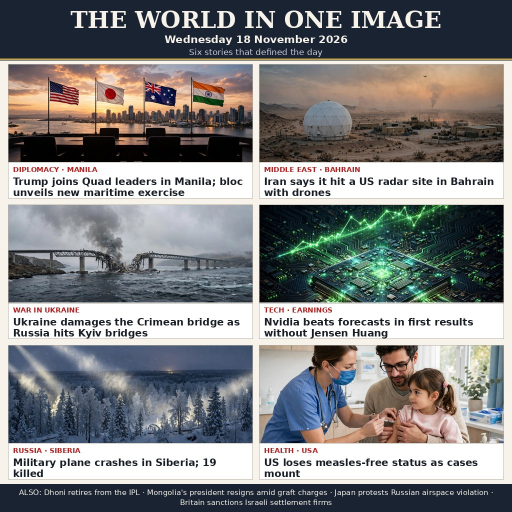
#> input picture entry.png, 1024 x 1024 px, given in place of ation-panel-quad-0-dc021daf-8b96-4872-a96f-768fed29403f.webp, which was not available (shown at 1/2 size)
$ python compose.py
#> lines starting #> are read from the running program, lines starting #| are printed output that depends on the picture
#!/usr/bin/env python3
"""Assemble entry.png: a one-page newspaper front page summing up
Wednesday 18 November 2026 in six illustrated stories.

Layout (1024x1024): a dark masthead band, a 2x3 grid of story panels
(illustration on top, kicker + headline caption below), and a dark
footer strip with the day's other headlines.
"""

import os
import textwrap

from PIL import Image, ImageDraw, ImageFont

HERE = os.path.dirname(os.path.abspath(__file__))
ASSETS = os.path.join(HERE, "assets")
OUT = os.path.join(HERE, "entry.png")

W, H = 1024, 1024
HEADER_H = 120
FOOTER_H = 56
MARGIN = 16
GUTTER = 12

PAPER = (247, 243, 234)      # warm newsprint
INK = (24, 28, 36)          # near-black
HEADER_BG = (26, 35, 50)    # deep navy
HEADER_FG = (247, 243, 234)
KICKER_RED = (185, 28, 28)
ACCENT_GOLD = (198, 160, 72)    # thin rule under the masthead
PANEL_BG = (255, 255, 255)
RULE = (180, 175, 162)

FONT_DIR = "/usr/share/fonts/truetype/dejavu"


def font(name, size):
    return ImageFont.truetype(os.path.join(FONT_DIR, name), size)


F_MASTHEAD = font("DejaVuSerif-Bold.ttf", 46)
F_DATE = font("DejaVuSans-Bold.ttf", 21)
F_SUB = font("DejaVuSans.ttf", 17)
F_KICKER = font("DejaVuSans-Bold.ttf", 14)
F_HEAD = font("DejaVuSans-Bold.ttf", 20)
F_FOOT = font("DejaVuSans.ttf", 15)

PANELS = [
    ("media-generation-panel-quad-0-dc021daf-8b96-4872-a96f-768fed29403f.webp",
     "DIPLOMACY \u00b7 MANILA",
     "Trump joins Quad leaders in Manila; bloc unveils new maritime exercise"),
    ("media-generation-panel-bahrain-0-292d340d-cec9-4829-b288-d251c4644c45.webp",
     "MIDDLE EAST \u00b7 BAHRAIN",
     "Iran says it hit a US radar site in Bahrain with drones"),
    ("media-generation-panel-bridge-0-bdbb07bf-cddf-4c0a-bf56-a6ca080c3102.webp",
     "WAR IN UKRAINE",
     "Ukraine damages the Crimean bridge as Russia hits Kyiv bridges"),
    ("media-generation-panel-nvidia-0-99070e84-a637-4a4c-ab4f-45aea5e69e17.webp",
     "TECH \u00b7 EARNINGS",
     "Nvidia beats forecasts in first results without Jensen Huang"),
    ("media-generation-panel-siberia-0-9655605a-e477-432e-93cc-fcc81f1e5264.webp",
     "RUSSIA \u00b7 SIBERIA",
     "Military plane crashes in Siberia; 19 killed"),
    ("media-generation-panel-measles-0-375c979e-eef2-4884-b221-715bc5265a5b.webp",
     "HEALTH \u00b7 USA",
     "US loses measles-free status as cases mount"),
]

FOOTER = ("ALSO: Dhoni retires from the IPL \u00b7 Mongolia's president resigns "
          "amid graft charges \u00b7 Japan protests Russian airspace violation "
          "\u00b7 Britain sanctions Israeli settlement firms")


def crop_fill(img, tw, th):
    """Centre-crop img to exactly tw x th (cover fit)."""
    iw, ih = img.size
    scale = max(tw / iw, th / ih)
    nw, nh = int(iw * scale + 0.5), int(ih * scale + 0.5)
    img = img.resize((nw, nh), Image.LANCZOS)
    left = (nw - tw) // 2
    top = (nh - th) // 2
    return img.crop((left, top, left + tw, top + th))


def wrap(draw, text, fnt, max_w):
    """Greedy word wrap returning a list of lines that fit max_w."""
    words = text.split()
    lines, cur = [], ""
    for word in words:
        trial = (cur + " " + word).strip()
        if draw.textlength(trial, font=fnt) <= max_w:
            cur = trial
        else:
            if cur:
                lines.append(cur)
            cur = word
    if cur:
        lines.append(cur)
    return lines


def main():
    page = Image.new("RGB", (W, H), PAPER)
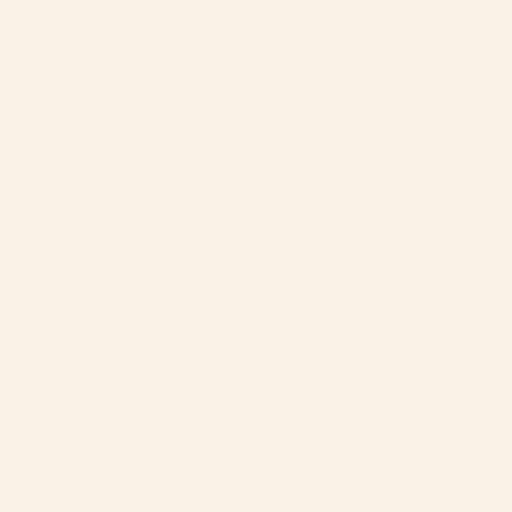
#> page: PIL image 1024x1024 RGB (shown at 1/2 size); mean R, G, B 247, 243, 234
    d = ImageDraw.Draw(page)

    # ---- Header band -------------------------------------------------
    d.rectangle([0, 0, W, HEADER_H], fill=HEADER_BG)
    d.text((W / 2, 12), "THE WORLD IN ONE IMAGE", font=F_MASTHEAD,
           fill=HEADER_FG, anchor="ma")
    d.text((W / 2, 66), "Wednesday 18 November 2026", font=F_DATE,
           fill=HEADER_FG, anchor="ma")
    d.text((W / 2, 94), "Six stories that defined the day", font=F_SUB,
           fill=(200, 205, 215), anchor="ma")
    d.rectangle([0, HEADER_H - 3, W, HEADER_H - 1], fill=ACCENT_GOLD)

    # ---- Grid --------------------------------------------------------
    grid_top = HEADER_H + 8
    grid_bottom = H - FOOTER_H - 8
    grid_h = grid_bottom - grid_top
    panel_w = (W - 2 * MARGIN - GUTTER) // 2
    panel_h = (grid_h - 2 * GUTTER) // 3
    caption_h = 72

    for i, (fname, kicker, headline) in enumerate(PANELS):
        row, col = divmod(i, 2)
        x = MARGIN + col * (panel_w + GUTTER)
        y = grid_top + row * (panel_h + GUTTER)

        # panel card
        d.rectangle([x, y, x + panel_w - 1, y + panel_h - 1], fill=PANEL_BG,
                    outline=RULE, width=1)

        # illustration, cropped to fill the top of the panel
        img = Image.open(os.path.join(ASSETS, fname)).convert("RGB")
#> img is the input picture: PIL image 1024x1024 RGB; mean R, G, B 130.6, 131, 131.4
        img = crop_fill(img, panel_w - 2, panel_h - caption_h - 2)
#> in crop_fill, `img = img.resize((nw, nh), Image.LANCZOS)`:
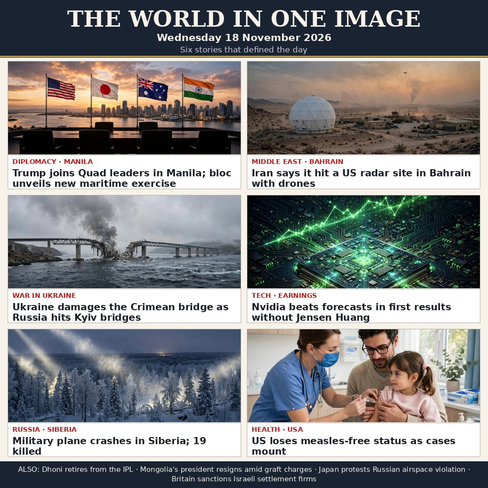
#> img: PIL image 488x488 RGB; mean R, G, B 130.4, 130.8, 131.2
#> in crop_fill, `return img.crop((left, top, left + tw, top + th))`:
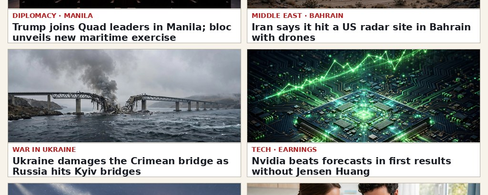
#> returned value: PIL image 488x195 RGB; mean R, G, B 147.3, 154, 152.9
        page.paste(img, (x + 1, y + 1))
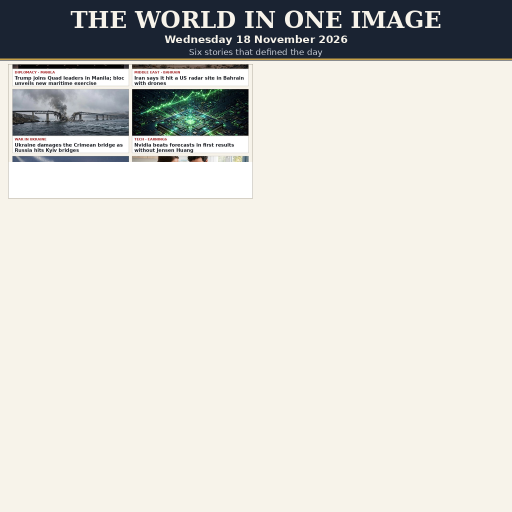
#> page: PIL image 1024x1024 RGB (shown at 1/2 size); mean R, G, B 215.3, 213.6, 207.9

        # caption band
        cap_y = y + panel_h - caption_h
        d.line([x + 1, cap_y, x + panel_w - 2, cap_y], fill=RULE, width=1)
        tx = x + 10
        tw = panel_w - 20
        d.text((tx, cap_y + 6), kicker, font=F_KICKER, fill=KICKER_RED)
        lines = wrap(d, headline, F_HEAD, tw)
#> lines = ['Trump joins Quad leaders in Manila; bloc', 'unveils new maritime exercise']
        ly = cap_y + 26
        for line in lines[:2]:
            d.text((tx, ly), line, font=F_HEAD, fill=INK)
            ly += 22
#> this loop made 2 passes
#> (line, ly) on passes 1 to 2: ('Trump joins Quad leaders in Manila; bloc', 373), ('unveils new maritime exercise', 395)
#> after the loop, ly = 395

    # ---- Footer strip ------------------------------------------------
    fy = H - FOOTER_H
    d.rectangle([0, fy, W, H], fill=HEADER_BG)
    lines = wrap(d, FOOTER, F_FOOT, W - 2 * MARGIN)
    ly = fy + 8
    for line in lines[:2]:
        d.text((W / 2, ly), line, font=F_FOOT, fill=HEADER_FG, anchor="ma")
        ly += 20

    page.save(OUT, format="JPEG", quality=88)
    print("wrote", OUT, os.path.getsize(OUT), "bytes")


if __name__ == "__main__":
#> (the run stopped early here; a loop or call above may not have finished)
